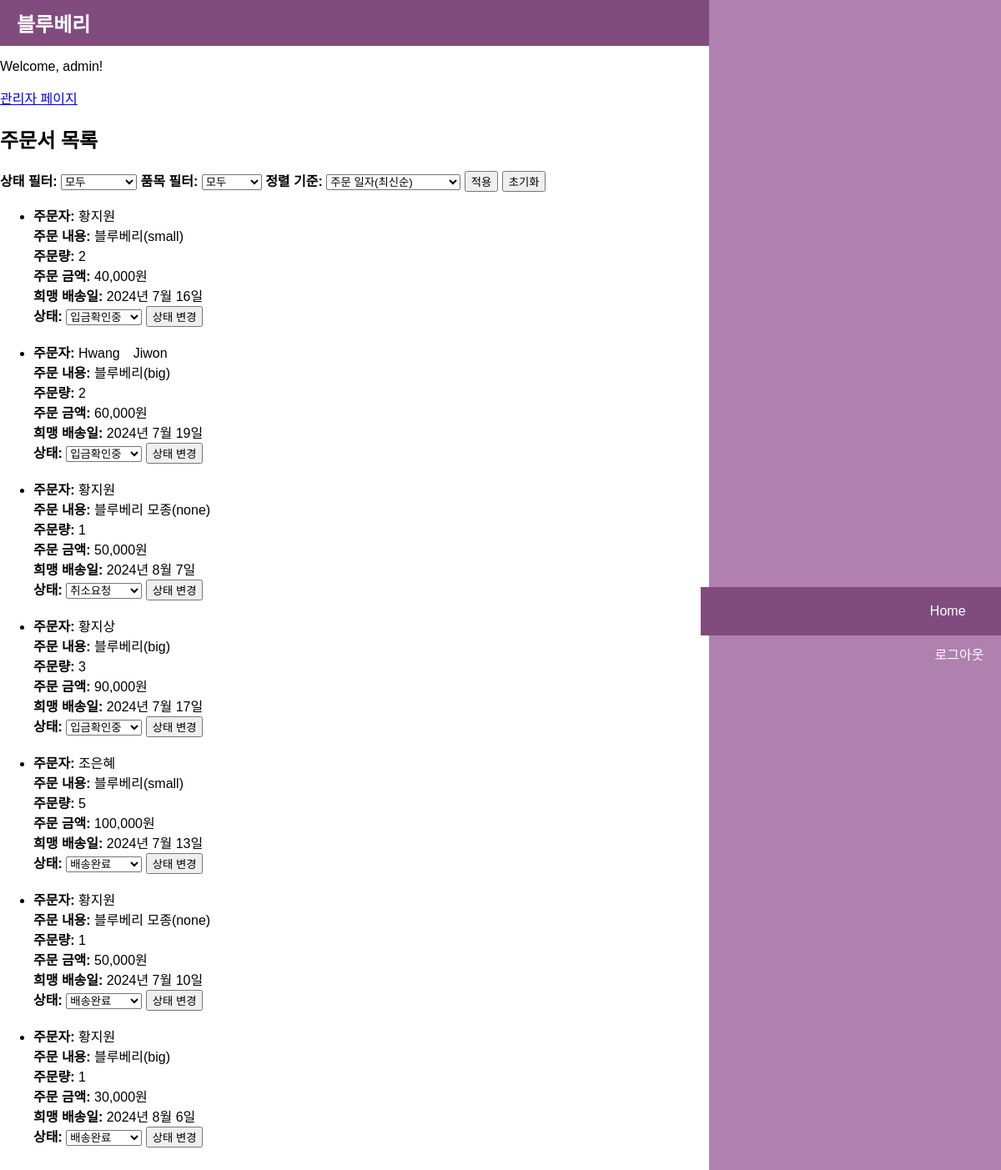
The app's page /custom-admin/orders/ (signed in), older data.
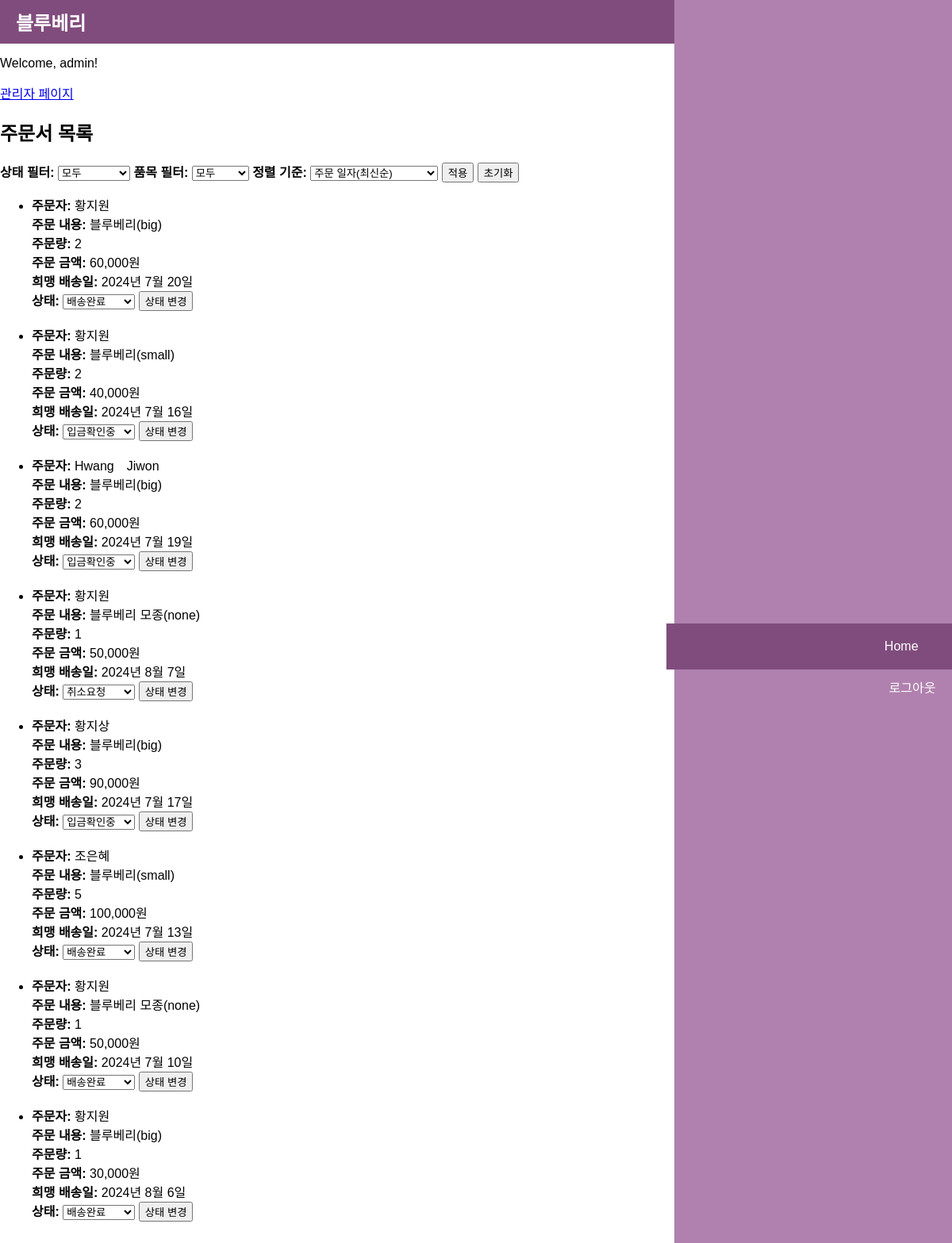
The same page, newer data.
### orders/models.py (models this page shows, shortened)
class Order(models.Model):
    SIZE_CHOICES = [
        ('small', '소과'),
        ('big', '대과'),
        ('none', '모종(해당없음)'),
    ]
    STATUS_CHOICES = [
        ('pending', '입금확인중'),
        ('preparing', '배송준비중'),
        ('shipping', '배송중'),
        ('completed', '배송완료'),
        ('canceling', '취소요청'),
        ('cancelled', '취소완료'),
    ]
    user = models.ForeignKey(User, on_delete=models.CASCADE)
    item = models.ForeignKey(Item, on_delete=models.CASCADE)
    size = models.CharField(max_length=5, choices=SIZE_CHOICES, null=True, blank=True)
    quantity = models.PositiveIntegerField()
    name = models.CharField(max_length=100)
    contact = models.CharField(max_length=100)
    postcode = models.CharField(max_length=10)
    address = models.CharField(max_length=255)
    detail_address = models.CharField(max_length=255)
    preferred_delivery_date = models.DateField()
    depositor_name = models.CharField(max_length=100)
    status = models.CharField(max_length=10, choices=STATUS_CHOICES, default='입금확인중')
    review_written = models.BooleanField(default=False) #TODO
    total_price = models.DecimalField(max_digits=10, decimal_places=0, editable=False)
    cancel_requested = models.BooleanField(default=True)

### items/models.py (models this page shows)
class Item(models.Model):
    CATEGORY_CHOICES = [
        ('fruit','과일'),
        ('seed','모종'),
    ]
    name = models.CharField(max_length=100)
    category = models.CharField(max_length=20,choices=CATEGORY_CHOICES)
    price_per_small = models.DecimalField(max_digits=10, decimal_places=0, null=True, blank=True)
    price_per_big = models.DecimalField(max_digits=10, decimal_places=0, null=True, blank=True)
    price_per_unit = models.DecimalField(max_digits=10, decimal_places=0, null=True, blank=True)
    def __str__(self):
        return self.name

### custom_admin/views.py (the view)
    def wrapped_view_func(request, *args, **kwargs):
        if not request.user.is_staff:
            messages.error(request, "관리자만 권한이 있는 페이지입니다.")
            return redirect('home')
        return view_func(request, *args, **kwargs)

### custom_admin/views.py (called while the page is built)
def admin_required(view_func):
    def wrapped_view_func(request, *args, **kwargs):
        if not request.user.is_staff:
            messages.error(request, "관리자만 권한이 있는 페이지입니다.")
            return redirect('home')
        return view_func(request, *args, **kwargs)
    return wrapped_view_func

@admin_required
def order_list(request):
    orders = Order.objects.all()
    get_status = request.GET.get('status')
    if get_status:
        orders = orders.filter(status=get_status)
    get_item = request.GET.get('item')
    if get_item:
        orders = orders.filter(item__category=get_item)
    sort_by = request.GET.get('sort_by')
    if sort_by:
        if sort_by == "total_price":
            orders = orders.order_by(sort_by).reverse()
        elif sort_by == "preferred_delievery_date":
            orders = orders.order_by(sort_by)
    else: # 기본은 최신순
        orders = orders.order_by('-id')
    return render(request, 'custom_admin/order_list.html', {'orders': orders})

### custom_admin/templates/custom_admin/order_list.html (shortened to what this page needs)
{% extends 'base.html' %}
{% block content %}
<a href="{% url 'admin_dashboard' %}">관리자 페이지</a>
<h2>주문서 목록</h2>
<form method="get">
    <strong>상태 필터:</strong>
    <select name="status">
        <option value="">모두</option>
    </select>
    <strong>품목 필터:</strong>
    <select name="item">
        <option value="">모두</option>
    </select>
    <strong>정렬 기준:</strong>
    <select name="sort_by">
        <option value="">주문 일자(최신순)</option>
    </select>
    <button type="submit">적용</button>
    <a href="{% url 'admin_order_list' %}">
      <button type="button">초기화</button>
    </a>
</form>
<ul>
    {% for order in orders %}
    <li>
        <strong>주문자:</strong> {{ order.name }}<br>
        <strong>주문 내용:</strong> {{ order.item }}({{ order.size }})<br>
        <strong>주문량:</strong> {{ order.quantity }}<br>
        <strong>주문 금액:</strong> {{ order.total_price }}원<br>
        <strong>희맹 배송일:</strong> {{ order.preferred_delivery_date }}<br>
        <form action="{% url 'update_order_status' order.id %}"method="post">
            <strong>상태:</strong>
            <select name="status">
                <option value="{{ order.status }}"selected disabled hidden>{{ order.get_status_display }}</option>
            </select>
            <button type="submit">상태 변경</button>
        </form>
        <br>
    </li>
    {% endfor %}
</ul>
{% endblock %}

Row changes from the older to the newer data that the page shows:
added Order: name "황지원", item "블루베리", size "big", quantity "2", total_price "60,000", preferred_delivery_date "2024년 7월 20일", status "배송완료"
